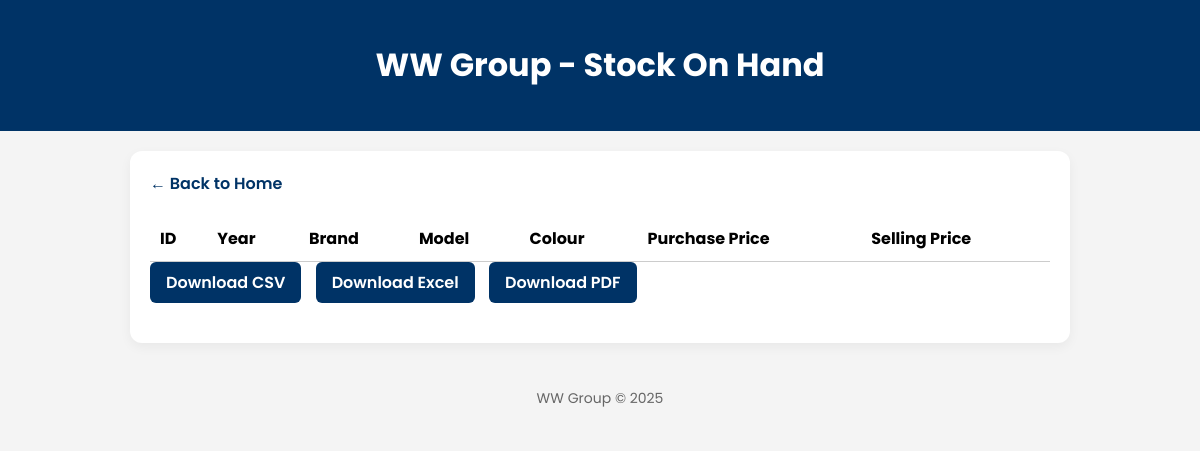
Page /stock on the earlier database version.
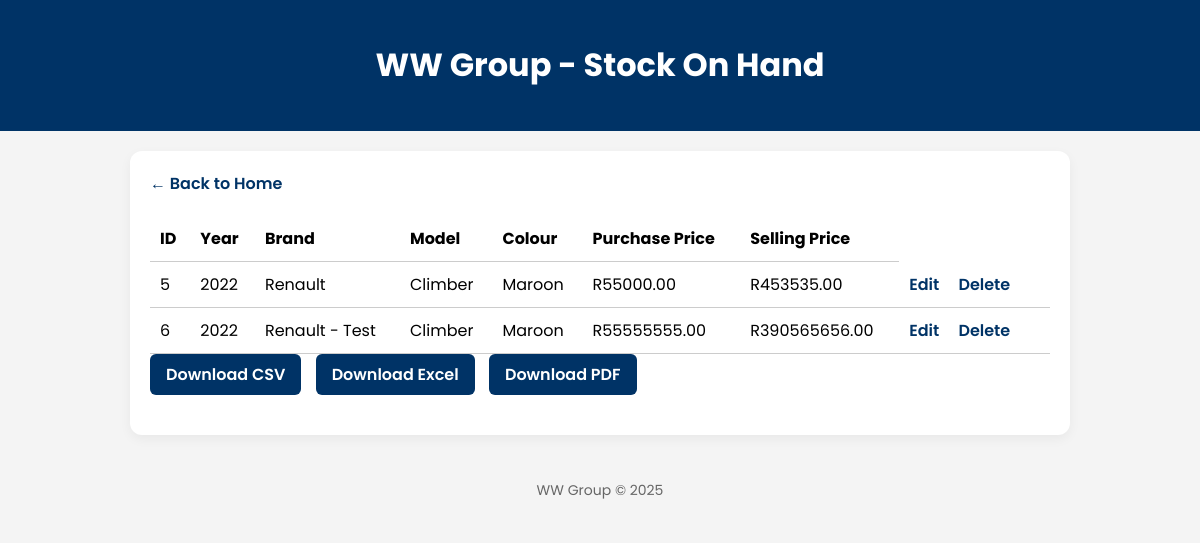
Same page on the later database version.
### tables this page shows
CREATE TABLE cars (
        id INTEGER PRIMARY KEY,
        year TEXT,
        brand TEXT,
        model TEXT,
        colour TEXT,
        vin TEXT,
        engine_number TEXT,
        register_number TEXT,
        registration_number TEXT,
        purchase_price REAL,
        selling_price REAL,
        is_sold INTEGER DEFAULT 0
    );

### app.py (the view)
@app.route('/stock')
def stock_on_hand():
    conn = get_db()
    cars = conn.execute("SELECT * FROM cars WHERE is_sold = 0").fetchall()
    conn.close()
    return render_template('stock.html', cars=cars)

### app.py (called while the page is built)
def get_db():
    conn = sqlite3.connect(DATABASE)
    conn.row_factory = sqlite3.Row
    return conn

### templates/stock.html (shortened to what this page needs)
<!DOCTYPE html>
<html>
<head>
    <link rel="stylesheet" href="/static/style.css">
</head>
<body>
<header>
    <h1>WW Group - Stock On Hand</h1>
</header>
<div class="container">
        <a href="/">← Back to Home</a>
    <table>
        <thead>
            <tr>
                <th>ID</th>
                <th>Year</th>
                <th>Brand</th>
                <th>Model</th>
                <th>Colour</th>
                <th>Purchase Price</th>
                <th>Selling Price</th>
            </tr>
        </thead>
        <tbody>
            {% for car in cars %}
            <tr>
                <td>{{ car.id }}</td>
                <td>{{ car.year }}</td>
                <td>{{ car.brand }}</td>
                <td>{{ car.model }}</td>
                <td>{{ car.colour }}</td>
                <td>R{{ "%.2f"|format(car.purchase_price) }}</td>
                <td>R{{ "%.2f"|format(car.selling_price) }}</td>
                <td>
                    <a href="{{ url_for('edit_car', car_id=car.id) }}">Edit</a>
<a href="{{ url_for('delete_car', car_id=car.id) }}" onclick="return confirm('Are you sure you want to delete this car?')">Delete</a>
                </td>
            </tr>
            {% endfor %}
        </tbody>
    </table>
<div class="download-buttons">
    <a href="/stock/download/csv" class="btn">Download CSV</a>
    <a href="/stock/download/excel" class="btn">Download Excel</a>
    <a href="/stock/download/pdf" class="btn">Download PDF</a>
</div>
</div>
<footer>WW Group &copy; 2025</footer>
</body>
</html>

Differences in the rows shown:
added cars: id "5", year "2022", brand "Renault", model "Climber", colour "Maroon", purchase_price "55000.00", selling_price "453535.00"
added cars: id "6", year "2022", brand "Renault - Test", model "Climber", colour "Maroon", purchase_price "55555555.00", selling_price "390565656.00"
